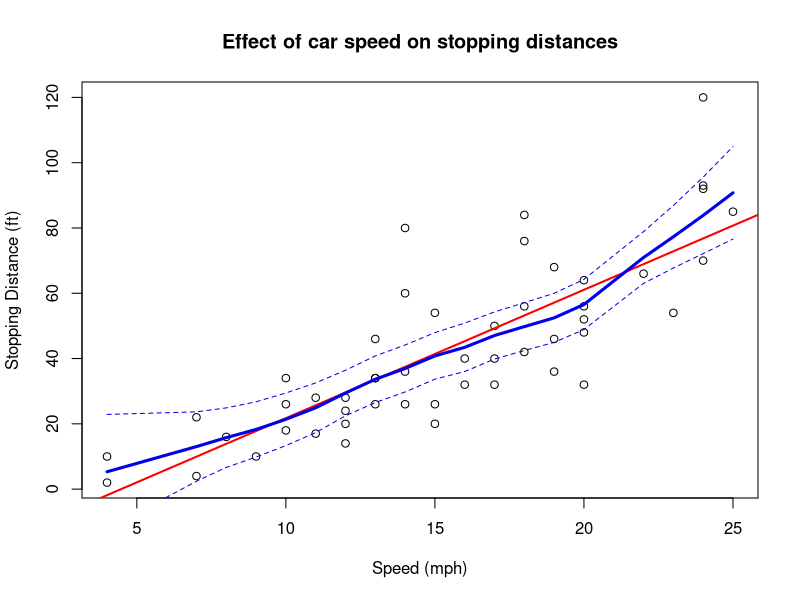

This figure's R source:
# load datset 
data(cars)

# scatter plot
plot(x = cars$speed, y = cars$dist,
     main="Effect of car speed on stopping distances", xlab="Speed (mph)", ylab="Stopping Distance (ft)") # labelling title, x and y axis

m <- lm(dist~speed, data = cars) # overlaying a line of best fit
abline(m, col = "red", lwd=2)

mod <- loess(dist~speed, data=cars, span=0.5, degree = 1) #LOESS regression model 
pred <- predict(mod, se=T)
lines(cars$speed, pred$fit, col="blue2", lwd=3) # overlaying predicted LOESS model values
lines(cars$speed, pred$fit + qt(0.975, pred$df) * pred$se.fit, col="blue2", lty=2) #overlaying predicted 95% C.I
lines(cars$speed, pred$fit - qt(0.975, pred$df) * pred$se.fit, col="blue2", lty=2) #overlaying predicted 95% C.I